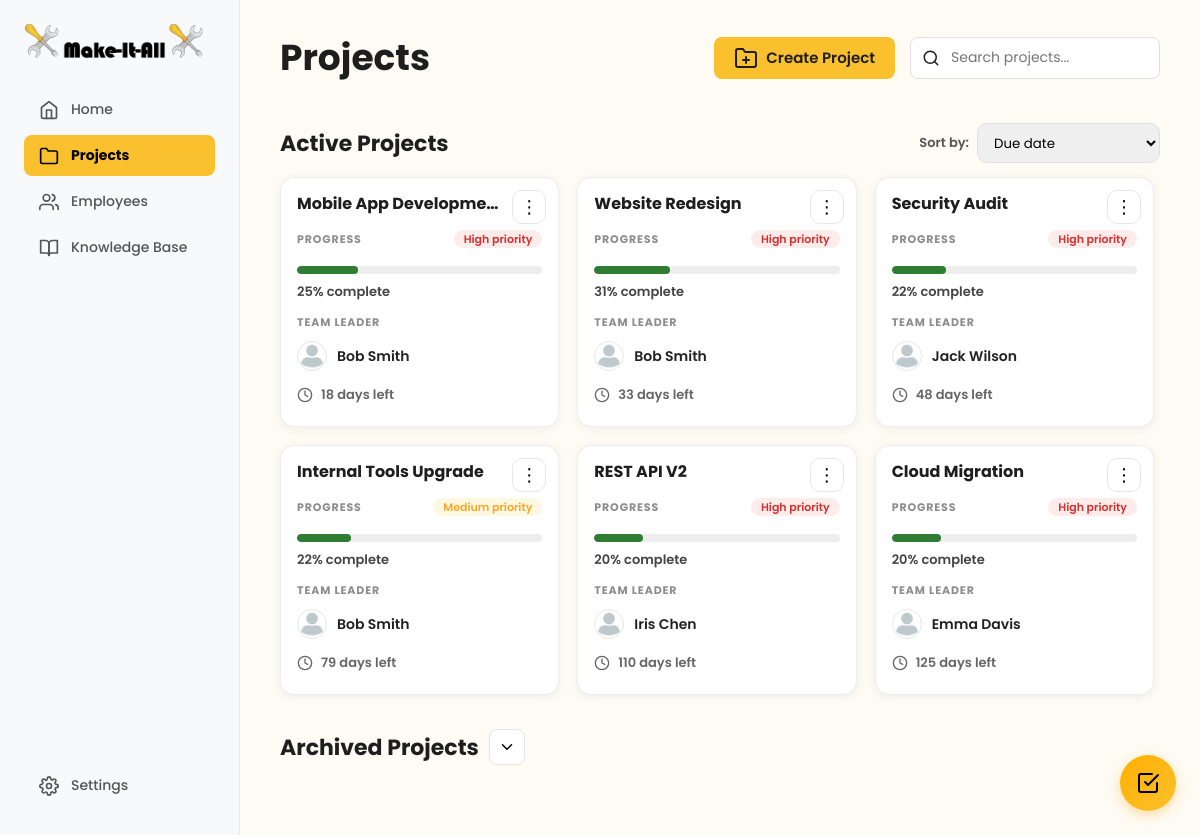
The page /user/project/projects-overview.php on the database its author committed.
### tables this page shows
CREATE TABLE projects (
    project_id INT AUTO_INCREMENT PRIMARY KEY,
    project_name VARCHAR(255) NOT NULL,
    description TEXT,
    created_by INT NOT NULL COMMENT 'Manager who created the project',
    team_leader_id INT NULL COMMENT 'Assigned team leader',
    start_date DATE NOT NULL,
    deadline DATE NOT NULL,
    estimated_completion_date DATE NULL COMMENT 'Calculated based on velocity',
    completed_date DATE NULL,
    status ENUM('planning', 'active', 'on_hold', 'completed', 'archived') DEFAULT 'active',
    priority ENUM('low', 'medium', 'high') DEFAULT 'medium',
    completion_percentage DECIMAL(5,2) DEFAULT 0.00,
    overdue_tasks_count INT DEFAULT 0,
    resource_level ENUM('sufficient', 'tight', 'under_resourced') DEFAULT 'sufficient',
    created_at TIMESTAMP DEFAULT CURRENT_TIMESTAMP,
    updated_at TIMESTAMP DEFAULT CURRENT_TIMESTAMP ON UPDATE CURRENT_TIMESTAMP,
    archived_at TIMESTAMP NULL,
    FOREIGN KEY (created_by) REFERENCES users(user_id) ON DELETE RESTRICT,
    FOREIGN KEY (team_leader_id) REFERENCES users(user_id) ON DELETE SET NULL,
    INDEX idx_status (status),
    INDEX idx_created_by (created_by),
    INDEX idx_team_leader (team_leader_id),
    INDEX idx_deadline (deadline),
    INDEX idx_priority (priority)
);

CREATE TABLE users (
    user_id INT AUTO_INCREMENT PRIMARY KEY,
    email VARCHAR(255) NOT NULL UNIQUE,
    password_hash VARCHAR(255) NULL COMMENT 'NULL for non-registered employees',
    is_registered BOOLEAN DEFAULT FALSE,
    first_name VARCHAR(100) NOT NULL,
    last_name VARCHAR(100) NOT NULL,
    profile_picture VARCHAR(255) DEFAULT '/default-avatar.png',
    role ENUM('manager', 'team_leader', 'team_member', 'technical_specialist') NOT NULL DEFAULT 'team_member',
    department VARCHAR(100),
    specialties TEXT COMMENT 'JSON array: ["Frontend", "React", "UX Design"]',
    manager_id INT NULL COMMENT 'Self-referencing FK - who manages this user',
    is_active BOOLEAN DEFAULT TRUE,
    last_login TIMESTAMP NULL,
    created_at TIMESTAMP DEFAULT CURRENT_TIMESTAMP,
    updated_at TIMESTAMP DEFAULT CURRENT_TIMESTAMP ON UPDATE CURRENT_TIMESTAMP,
    FOREIGN KEY (manager_id) REFERENCES users(user_id) ON DELETE SET NULL,
    INDEX idx_email (email),
    INDEX idx_role (role),
    INDEX idx_manager (manager_id),
    INDEX idx_is_registered (is_registered),
    INDEX idx_is_active (is_active)
);

### user/project/projects-overview.php (the view, shortened to what this page needs)
<?php
$database = new Database();
$db = $database->getConnection();
$isLoggedIn = isset($_SESSION['role'], $_SESSION['email'], $_SESSION['user_id']);
if (!$isLoggedIn) {
  $role = 'manager';
  $isManager = true;
  $currentUserId = 1;
} else {
  $role = $_SESSION['role'];
  $isManager = ($role === 'manager');
  $currentUserId = $_SESSION['user_id'];
}
function daysLeft(?string $estimated, ?string $deadline): ?int
{
  $target = $estimated ?: $deadline;
  $today = new DateTime('today');
  $targetDate = new DateTime($target);
  $diff = $today->diff($targetDate);
  return (int)$diff->format('%r%a');
}
$activeSql = "
  SELECT DISTINCT
    p.project_id,
    p.project_name,
    p.description,
    p.team_leader_id,
    p.status,
    p.priority,
    p.deadline,
    p.estimated_completion_date,
    -- live progress (doesn't rely on stored completion_percentage)
    COALESCE(tp.completion_percentage, 0) AS completion_percentage,
    u.first_name AS leader_first_name,
    u.last_name  AS leader_last_name,
    u.profile_picture AS leader_picture
  FROM projects p
  LEFT JOIN users u ON p.team_leader_id = u.user_id
  LEFT JOIN project_members pm ON pm.project_id = p.project_id
  --  task progress subquery (1 row per project)
  LEFT JOIN (
    SELECT
      project_id,
      ROUND(
        (SUM(CASE WHEN status = 'completed' THEN 1 ELSE 0 END) * 100.0) / NULLIF(COUNT(*), 0),
        2
      ) AS completion_percentage
    FROM tasks
    GROUP BY project_id
  ) tp ON tp.project_id = p.project_id
  WHERE p.status IN ('active','planning','on_hold','completed')
    AND p.status <> 'archived'
    AND (
      p.created_by = :uid
      OR p.team_leader_id = :uid
      OR pm.user_id = :uid
    )
  ORDER BY p.deadline ASC
";
$activeStmt = $db->prepare($activeSql);
$activeStmt->execute([':uid' => $currentUserId]);
$activeProjects = $activeStmt->fetchAll(PDO::FETCH_ASSOC);
?>
<!DOCTYPE html>
<html lang="en">
<head>
  <link rel="stylesheet" href="../dashboard.css">
  <link rel="stylesheet" href="projects-overview.css">
</head>
<body id="projects-overview-page">
  <?php include '../to-do/todo_widget.php'; ?>
  <div class="dashboard-container">
    <nav class="sidebar">
      <div class="nav-top">
        <div class="logo-container">
          <img src="../logo.png" alt="Make-It-All Logo" class="logo-icon">
        </div>
        <ul class="nav-main">
          <?php if ($role === 'manager' || $role === 'team_leader'): ?>
            <li><a href="../home/home.php"><i data-feather="home"></i>Home</a></li>
          <?php endif; ?>
          <li class="active-parent"><a href="projects-overview.php"><i data-feather="folder"></i>Projects</a></li>
          <?php if ($role === 'manager'): ?>
            <li><a href="../employees/employee-directory.php"><i data-feather="users"></i>Employees</a></li>
          <?php endif; ?>
          <li><a href="../knowledge-base/knowledge-base.html"><i data-feather="book-open"></i>Knowledge Base</a></li>
        </ul>
      </div>
      <div class="nav-footer">
        <ul>
          <li><a href="../settings.php"><i data-feather="settings"></i>Settings</a></li>
        </ul>
      </div>
    </nav>
    <main class="main-content">
      <header class="projects-header">
        <h1>Projects</h1>
        <div class="projects-controls">
          <?php if ($isManager): ?>
            <div>
              <a href="../home/create-project.php" class="create-new-project-button">
                <i data-feather="folder-plus"></i>
                Create Project
              </a>
            </div>
          <?php endif; ?>
          <div class="search-bar">
            <input type="text" id="project-search" placeholder="Search projects..." autocomplete="off">
          </div>
        </div>
      </header>
      <section class="projects-section" id="active-section">
        <div class="section-top">
          <h2 class="active-projects-title">Active Projects</h2>
          <div class="sort-wrap">
            <span class="sort-label">Sort by:</span>
            <select class="sort-dropdown" id="sortProjects">
              <option value="due">Due date</option>
            </select>
          </div>
        </div>
        <div class="projects-grid-scroll">
          <div class="projects-grid">
            <?php if (count($activeProjects) === 0): ?>
              <div class="empty-state">
                <i data-feather="inbox"></i>
                <p>No current active projects</p>
              </div>
            <?php else: ?>
              <?php foreach ($activeProjects as $p): ?>
                <?php
                $progress = (float)($p['completion_percentage'] ?? 0);
                $days = daysLeft($p['estimated_completion_date'] ?? null, $p['deadline'] ?? null);
                $leaderName = trim(($p['leader_first_name'] ?? '') . ' ' . ($p['leader_last_name'] ?? ''));
                $avatar = $p['leader_picture'] ?? '';
                $status = $p['status'] ?? '';
                if ($status === 'completed') {
                  $dateText = 'Completed';
                  $dateClass = 'days-pill is-completed';
                } elseif ($days === null) {
                  $dateText = 'No date set';
                  $dateClass = 'days-pill';
                } elseif ($days < 0) {
                  $dateText = abs($days) . ' days overdue';
                  $dateClass = 'days-pill is-overdue';
                } elseif ($days === 0) {
                  $dateText = 'Due today';
                  $dateClass = 'days-pill is-due';
                } else {
                  $dateText = $days . ' days left';
                  $dateClass = 'days-pill';
                }
                $priority = strtolower($p['priority'] ?? 'medium');
                ?>
                <article
                  class="project-card"
                  data-name="<?= strtolower(htmlspecialchars($p['project_name'])) ?>"
                  data-progress="<?= (int)$progress ?>"
                  data-deadline="<?= htmlspecialchars($p['deadline'] ?? '') ?>"
                  data-project-id="<?= htmlspecialchars($p['project_id'] ?? '') ?>"
                  data-deadline-text="<?= htmlspecialchars($dateText) ?>"
                  data-deadline-class="<?= htmlspecialchars($dateClass) ?>"
                  data-priority="<?= htmlspecialchars($priority) ?>"
                  data-description="<?= htmlspecialchars($p['description'] ?? '') ?>"
                  data-team-leader-id="<?= htmlspecialchars($p['team_leader_id'] ?? '') ?>"
                  data-team-leader-name="<?= htmlspecialchars($leaderName) ?>">
                  <?php if ($isManager): ?>
                    <div class="card-menu">
                      <button class="card-menu-btn" type="button" aria-label="Project actions">
                        ⋮
                      </button>
                    </div>
                  <?php endif; ?>
                  <h3 class="project-title"><?= htmlspecialchars($p['project_name']) ?></h3>
                  <div class="progress-head">
                    <span class="small-label">PROGRESS</span>
                    <span class="priority-pill priority-<?= htmlspecialchars($priority) ?>">
                      <?= ucfirst(htmlspecialchars($priority)) ?> priority
                    </span>
                  </div>
                  <div class="progress-track" aria-hidden="true">
                    <div class="progress-fill" style="width: <?= (int)round($progress) ?>%;"></div>
                  </div>
                  <div class="progress-text"><?= (int)round($progress) ?>% complete</div>
                  <div class="small-label leader-label">TEAM LEADER</div>
                  <div class="leader-row">
                    <?php if (!empty($avatar)): ?>
                      <img class="leader-avatar" src="<?= htmlspecialchars($avatar) ?>" alt="Leader pfp">
                    <?php else: ?>
                      <div class="leader-avatar leader-avatar--default" aria-hidden="true">
                        <i data-feather="user"></i>
                      </div>
                    <?php endif; ?>
                    <span class="leader-name"><?= htmlspecialchars($leaderName) ?></span>
                  </div>
                  <div class="card-footer">
                    <div class="<?= $dateClass ?>">
                      <i data-feather="clock"></i>
                      <span><?= htmlspecialchars($dateText) ?></span>
                    </div>
                  </div>
                </article>
              <?php endforeach; ?>
            <?php endif; ?>
          </div>
        </div>
      </section>
      <?php if ($isManager): ?>
        <section class="projects-section" id="archived-section">
          <div class="section-top">
            <div class="section-title-with-toggle">
              <h2>Archived Projects</h2>
              <button type="button" id="jumpToArchived" class="archive-jump-btn">
                <i data-feather="chevron-down"></i>
              </button>
            </div>
          </div>
        </section>
      <?php endif; ?>
    </main>
  </div>
</body>
</html>

### user/dashboard.css (style rules this page uses)
body { background: #FEFBF4; font-family: 'Poppins', sans-serif; margin: 0; height: 100vh; color: #1E1E1E; overflow: hidden; }
* { box-sizing: border-box; }
a { color: #1E1E1E; transition: color 0.2s ease; }
.dashboard-container { display: flex; width: 100%; height: 100%; }
.sidebar { width: 240px; flex-shrink: 0; background: #F8F9FA; padding: 24px; display: flex; flex-direction: column; justify-content: space-between; border-right: 1px solid #EAECEE; }
.logo-container { display: flex; align-items: center; gap: 8px; font-size: 20px; font-weight: 700; margin-bottom: 30px; }
.logo-icon { width: 180px; height: 35px; }
.sidebar ul { list-style: none; padding: 0; margin: 0; }
.sidebar ul a { display: flex; align-items: center; gap: 12px; padding: 10px 15px; text-decoration: none; color: #555; font-weight: 500; border-radius: 8px; margin-bottom: 5px; font-size: 14px; }
.sidebar ul a svg { width: 20px; height: 20px; }
.sidebar ul.nav-main>li.active-parent>a { background: #FBC02D; color: black; font-weight: 700; }
.main-content { flex: 1; padding: 0; display: flex; flex-direction: column; min-height: 0; overflow-y: auto; height: 100vh; }
html, body { height: 100%; }
.dashboard-container { height: 100vh; }

### rows shown on the page
projects: project_name "Mobile App Developme…", priority "High", progress "25", team_leader.profile_picture (placeholder picture), team_leader.last_name "Bob Smith", dateText "18 days left"
projects: project_name "Website Redesign", priority "High", progress "31", team_leader.profile_picture (placeholder picture), team_leader.last_name "Bob Smith", dateText "33 days left"
projects: project_name "Security Audit", priority "High", progress "22", team_leader.profile_picture (placeholder picture), team_leader.last_name "Jack Wilson", dateText "48 days left"
projects: project_name "Internal Tools Upgrade", priority "Medium", progress "22", team_leader.profile_picture (placeholder picture), team_leader.last_name "Bob Smith", dateText "79 days left"
projects: project_name "REST API V2", priority "High", progress "20", team_leader.profile_picture (placeholder picture), team_leader.last_name "Iris Chen", dateText "110 days left"
projects: project_name "Cloud Migration", priority "High", progress "20", team_leader.profile_picture (placeholder picture), team_leader.last_name "Emma Davis", dateText "125 days left"
